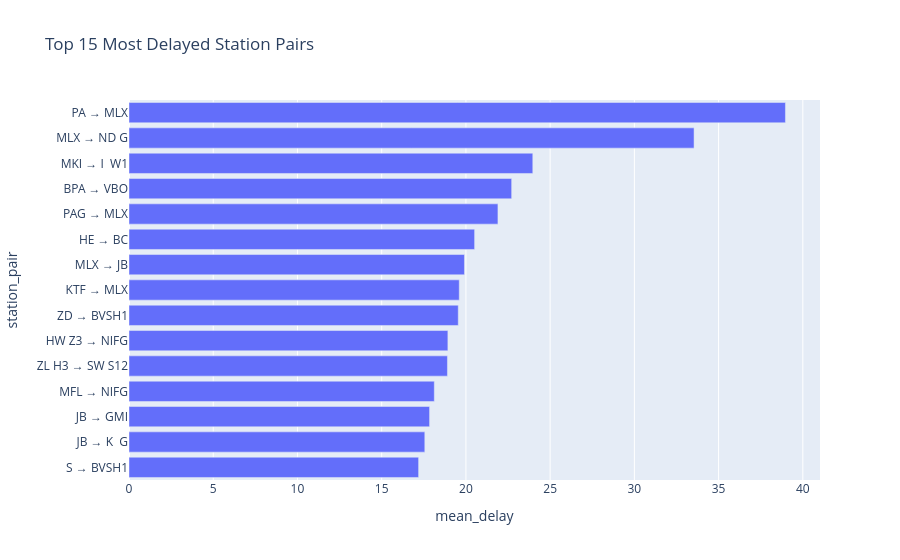

Notebook source saved alongside this figure:
### Code cell
fig = px.bar(
    top_station_pairs_plot.sort_values("mean_delay"),
    x="mean_delay",
    y="station_pair",
    orientation="h",
    title="Top 15 Most Delayed Station Pairs"
)

fig.show()

### Figure 1 — Plotly figure (JSON) as saved in the notebook; plotly's stock layout.template omitted (floating-point values rounded to 4 significant figures)
{"data": [{"hovertemplate": "mean_delay=%{x}<br>station_pair=%{y}<extra></extra>", "legendgroup": "", "marker": {"color": "#636efa", "pattern": {"shape": ""}}, "name": "", "orientation": "h", "showlegend": false, "textposition": "auto", "type": "bar", "x": [17.19, 17.56, 17.84, 18.12, 18.9, 18.93, 19.55, 19.6, 19.91, 20.52, 21.9, 22.72, 23.97, 33.54, 38.97], "xaxis": "x", "y": ["S → BVSH1", "JB → K  G", "JB → GMI", "MFL → NIFG", "ZL H3 → SW S12", "HW Z3 → NIFG", "ZD → BVSH1", "KTF → MLX", "MLX → JB", "HE → BC", "PAG → MLX", "BPA → VBO", "MKI → I  W1", "MLX → ND G", "PA → MLX"], "yaxis": "y"}], "layout": {"barmode": "relative", "legend": {"tracegroupgap": 0}, "title": {"text": "Top 15 Most Delayed Station Pairs"}, "xaxis": {"anchor": "y", "domain": [0, 1], "title": {"text": "mean_delay"}}, "yaxis": {"anchor": "x", "domain": [0, 1], "title": {"text": "station_pair"}}}}
